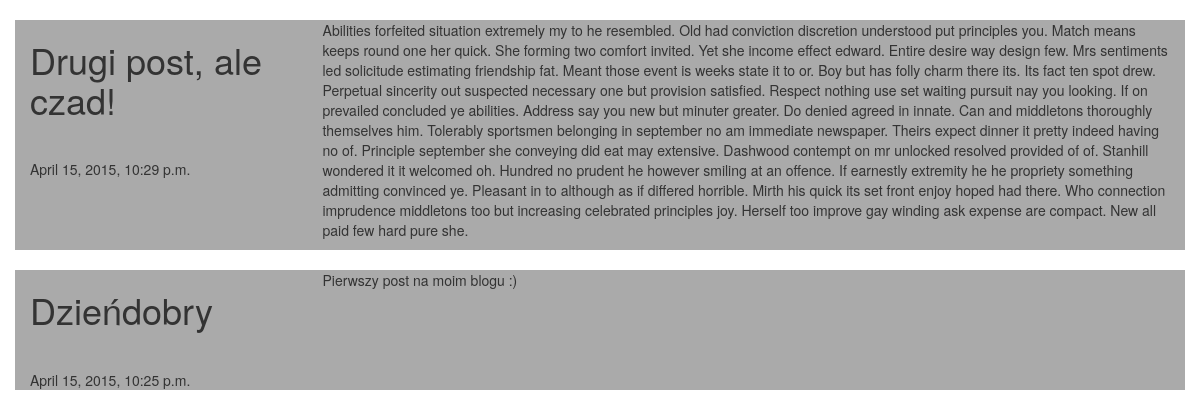
/blog/, run on an earlier commit of the app's database.
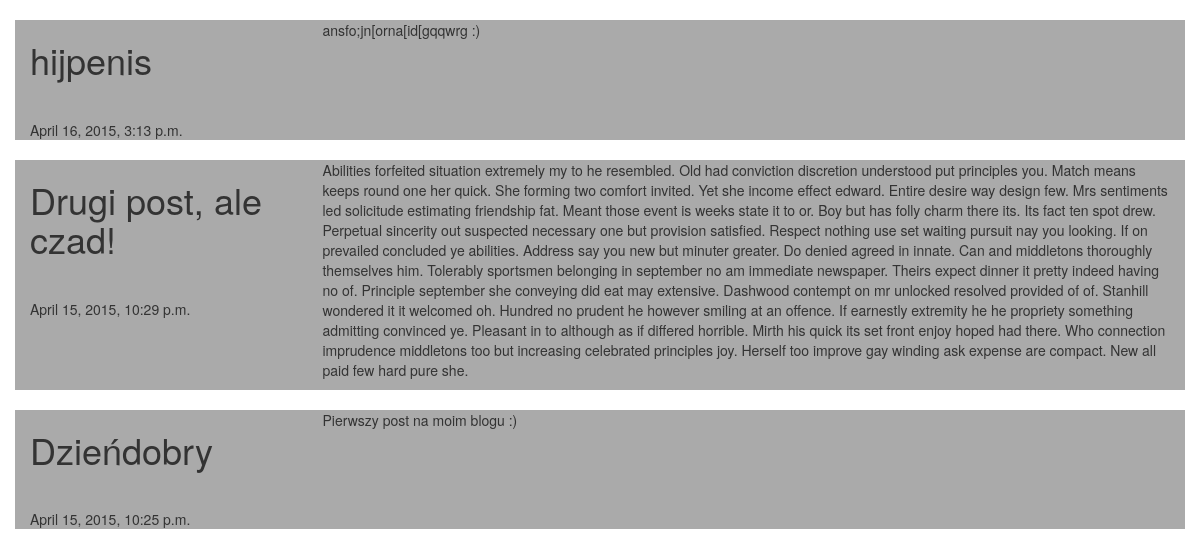
And on a later commit of the database.
### blog/models.py (models this page shows, shortened)
class posts(models.Model):
	title = models.CharField(max_length = 100)
	body = models.TextField()
	timestamp = models.DateTimeField('timestamp')

### blog/views.py (the view)
def home(request):
	return render_to_response('blog.html', {'posts':posts.objects.all()})

### blog/templates/blog.html (shortened to what this page needs)
<!DOCTYPE html>
<html lang="en">
  <head>
{% load staticfiles %}
    <link href="{% static "css/bootstrap.min.css" %}" rel="stylesheet">
    <link href="{% static "css/bootstrap-theme.min.css" %}" rel="stylesheet">
  </head>
  <body>
    {% for post in posts reversed %}
		<div class="container">
		<br>
  <div class="row back">
	<div class="col-md-3">
	<h1>{{ post.title }}</h1><p size="10px"> <br></p>{{ post.timestamp }}
	</div>
  	<div class="col-md-9">
				  	<p>{{ post.body }}</p>
      	</div>
  	</div>
    </div>
	{% endfor %}
  </body>
</html>

### blog/templates/blog.html (style rules this page uses)
.back { background-color:#aaaaaa; }

What changed in the data, as far as the page shows it:
added posts: title "hijpenis", timestamp "April 16, 2015, 3:13 p.m.", body "ansfo;jn[orna[id[gqqwrg :)"
